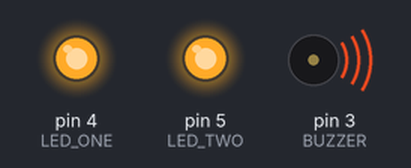
Recording of a sketch running on a simulated Arduino Uno, built with avr-gcc and run on an emulated ATmega328P. On the bench: output pins drawn as LEDs (lit = HIGH), buzzer (waves = sounding).

Above: at 0.2 s.
At 5.1 s:
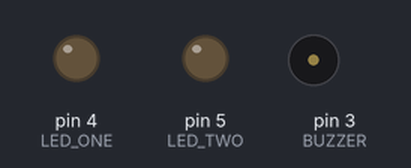
Timing chart, 0 to 6.6 s (numbered marks = the images above):
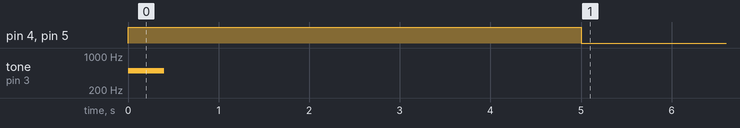

Measured:
- by itself, pin 4 (LED_ONE), pin 5 (LED_TWO): LOW → HIGH at 0.00 s, → LOW 5.0 s later
- by itself, tone on pin 3 (BUZZER): silent → 500 Hz at 0.00 s, → silent 0.40 s later

The sketch:

buzzer.ino
```cpp
const int BUZZER = 3;
const int LED_ONE = 4;
const int LED_TWO = 5;

const int S = 1000;
const int M = S * 60;
const int delay_time = M * 25;
int count = 0;

void setup() {
  pinMode(LED_ONE, OUTPUT);
  pinMode(LED_TWO, OUTPUT);
  pinMode(BUZZER, OUTPUT);
}

void play(int f, int d) {
  tone(BUZZER, f, d);
}
void light_up() {
  digitalWrite(LED_ONE, HIGH);
  digitalWrite(LED_TWO, HIGH);
}
void light_down() {
  delay(S * 5);
  digitalWrite(LED_ONE, LOW);
  digitalWrite(LED_TWO, LOW);
}

void loop() {

  if (count == 0) {
    light_up();
    play(500, 400);
    light_down();
  } else {
    light_up();
    for (int i = 0; i < count; i++) {
      play(500, 400);
    }
    light_down();
  }
  count += 1;
  delay(delay_time);
}
```
